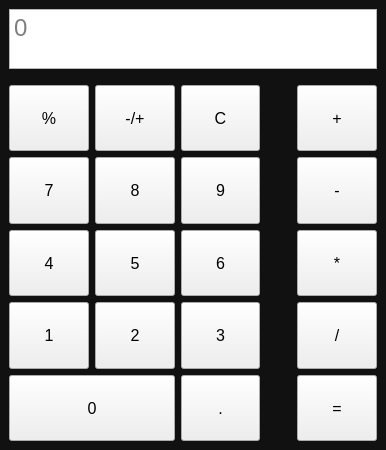
<?xml version="1.0" encoding="UTF-8"?>
<ui version="4.0">
 <class>MainWindow</class>
 <widget class="QMainWindow" name="MainWindow">
  <property name="geometry">
   <rect>
    <x>0</x>
    <y>0</y>
    <width>386</width>
    <height>450</height>
   </rect>
  </property>
  <property name="sizePolicy">
   <sizepolicy hsizetype="Expanding" vsizetype="Expanding">
    <horstretch>0</horstretch>
    <verstretch>0</verstretch>
   </sizepolicy>
  </property>
  <property name="minimumSize">
   <size>
    <width>386</width>
    <height>450</height>
   </size>
  </property>
  <property name="windowTitle">
   <string>MainWindow</string>
  </property>
  <property name="styleSheet">
   <string notr="true">QMainWindow {
	background-color: #111111;
}</string>
  </property>
  <widget class="QWidget" name="centralwidget">
   <property name="sizePolicy">
    <sizepolicy hsizetype="Preferred" vsizetype="Preferred">
     <horstretch>0</horstretch>
     <verstretch>0</verstretch>
    </sizepolicy>
   </property>
   <layout class="QGridLayout" name="gridLayout_2">
    <item row="0" column="0" colspan="3">
     <widget class="QTextEdit" name="calcField">
      <property name="enabled">
       <bool>true</bool>
      </property>
      <property name="maximumSize">
       <size>
        <width>16777215</width>
        <height>60</height>
       </size>
      </property>
      <property name="font">
       <font>
        <pointsize>18</pointsize>
       </font>
      </property>
      <property name="layoutDirection">
       <enum>Qt::RightToLeft</enum>
      </property>
      <property name="autoFillBackground">
       <bool>false</bool>
      </property>
      <property name="styleSheet">
       <string notr="true"/>
      </property>
      <property name="readOnly">
       <bool>true</bool>
      </property>
      <property name="placeholderText">
       <string>0</string>
      </property>
     </widget>
    </item>
    <item row="2" column="1">
     <spacer name="verticalSpacer">
      <property name="orientation">
       <enum>Qt::Vertical</enum>
      </property>
      <property name="sizeType">
       <enum>QSizePolicy::Fixed</enum>
      </property>
      <property name="sizeHint" stdset="0">
       <size>
        <width>25</width>
        <height>40</height>
       </size>
      </property>
     </spacer>
    </item>
    <item row="2" column="2">
     <layout class="QVBoxLayout" name="verticalLayout">
      <property name="sizeConstraint">
       <enum>QLayout::SetMinimumSize</enum>
      </property>
      <item>
       <widget class="QPushButton" name="addBtn">
        <property name="sizePolicy">
         <sizepolicy hsizetype="Expanding" vsizetype="Expanding">
          <horstretch>0</horstretch>
          <verstretch>0</verstretch>
         </sizepolicy>
        </property>
        <property name="font">
         <font>
          <pointsize>12</pointsize>
         </font>
        </property>
        <property name="text">
         <string>+</string>
        </property>
       </widget>
      </item>
      <item>
       <widget class="QPushButton" name="subtractBtn">
        <property name="sizePolicy">
         <sizepolicy hsizetype="Expanding" vsizetype="Expanding">
          <horstretch>0</horstretch>
          <verstretch>0</verstretch>
         </sizepolicy>
        </property>
        <property name="font">
         <font>
          <pointsize>12</pointsize>
         </font>
        </property>
        <property name="text">
         <string>-</string>
        </property>
       </widget>
      </item>
      <item>
       <widget class="QPushButton" name="multiplyBtn">
        <property name="sizePolicy">
         <sizepolicy hsizetype="Expanding" vsizetype="Expanding">
          <horstretch>0</horstretch>
          <verstretch>0</verstretch>
         </sizepolicy>
        </property>
        <property name="font">
         <font>
          <pointsize>12</pointsize>
         </font>
        </property>
        <property name="text">
         <string>*</string>
        </property>
       </widget>
      </item>
      <item>
       <widget class="QPushButton" name="divideBtn">
        <property name="sizePolicy">
         <sizepolicy hsizetype="Expanding" vsizetype="Expanding">
          <horstretch>0</horstretch>
          <verstretch>0</verstretch>
         </sizepolicy>
        </property>
        <property name="font">
         <font>
          <pointsize>12</pointsize>
         </font>
        </property>
        <property name="text">
         <string>/</string>
        </property>
       </widget>
      </item>
      <item>
       <widget class="QPushButton" name="equalsBtn">
        <property name="sizePolicy">
         <sizepolicy hsizetype="Expanding" vsizetype="Expanding">
          <horstretch>0</horstretch>
          <verstretch>0</verstretch>
         </sizepolicy>
        </property>
        <property name="font">
         <font>
          <pointsize>12</pointsize>
         </font>
        </property>
        <property name="text">
         <string>=</string>
        </property>
       </widget>
      </item>
     </layout>
    </item>
    <item row="2" column="0">
     <layout class="QGridLayout" name="numButtons">
      <property name="topMargin">
       <number>0</number>
      </property>
      <item row="1" column="0">
       <widget class="QPushButton" name="sevenBtn">
        <property name="sizePolicy">
         <sizepolicy hsizetype="Expanding" vsizetype="Expanding">
          <horstretch>0</horstretch>
          <verstretch>0</verstretch>
         </sizepolicy>
        </property>
        <property name="maximumSize">
         <size>
          <width>16777215</width>
          <height>16777215</height>
         </size>
        </property>
        <property name="sizeIncrement">
         <size>
          <width>0</width>
          <height>0</height>
         </size>
        </property>
        <property name="baseSize">
         <size>
          <width>0</width>
          <height>0</height>
         </size>
        </property>
        <property name="font">
         <font>
          <pointsize>12</pointsize>
         </font>
        </property>
        <property name="text">
         <string>7</string>
        </property>
        <property name="iconSize">
         <size>
          <width>16</width>
          <height>16</height>
         </size>
        </property>
       </widget>
      </item>
      <item row="2" column="1">
       <widget class="QPushButton" name="fiveBtn">
        <property name="sizePolicy">
         <sizepolicy hsizetype="Expanding" vsizetype="Expanding">
          <horstretch>0</horstretch>
          <verstretch>0</verstretch>
         </sizepolicy>
        </property>
        <property name="font">
         <font>
          <pointsize>12</pointsize>
         </font>
        </property>
        <property name="text">
         <string>5</string>
        </property>
       </widget>
      </item>
      <item row="3" column="1">
       <widget class="QPushButton" name="twoBtn">
        <property name="sizePolicy">
         <sizepolicy hsizetype="Expanding" vsizetype="Expanding">
          <horstretch>0</horstretch>
          <verstretch>0</verstretch>
         </sizepolicy>
        </property>
        <property name="font">
         <font>
          <pointsize>12</pointsize>
         </font>
        </property>
        <property name="text">
         <string>2</string>
        </property>
       </widget>
      </item>
      <item row="0" column="2">
       <widget class="QPushButton" name="clearBtn">
        <property name="sizePolicy">
         <sizepolicy hsizetype="Expanding" vsizetype="Expanding">
          <horstretch>0</horstretch>
          <verstretch>0</verstretch>
         </sizepolicy>
        </property>
        <property name="font">
         <font>
          <pointsize>12</pointsize>
         </font>
        </property>
        <property name="text">
         <string>C</string>
        </property>
       </widget>
      </item>
      <item row="1" column="1">
       <widget class="QPushButton" name="eightBtn">
        <property name="sizePolicy">
         <sizepolicy hsizetype="Expanding" vsizetype="Expanding">
          <horstretch>0</horstretch>
          <verstretch>0</verstretch>
         </sizepolicy>
        </property>
        <property name="font">
         <font>
          <pointsize>12</pointsize>
         </font>
        </property>
        <property name="text">
         <string>8</string>
        </property>
       </widget>
      </item>
      <item row="1" column="2">
       <widget class="QPushButton" name="nineBtn">
        <property name="sizePolicy">
         <sizepolicy hsizetype="Expanding" vsizetype="Expanding">
          <horstretch>0</horstretch>
          <verstretch>0</verstretch>
         </sizepolicy>
        </property>
        <property name="font">
         <font>
          <pointsize>12</pointsize>
         </font>
        </property>
        <property name="text">
         <string>9</string>
        </property>
       </widget>
      </item>
      <item row="3" column="0">
       <widget class="QPushButton" name="oneBtn">
        <property name="sizePolicy">
         <sizepolicy hsizetype="Expanding" vsizetype="Expanding">
          <horstretch>0</horstretch>
          <verstretch>0</verstretch>
         </sizepolicy>
        </property>
        <property name="font">
         <font>
          <pointsize>12</pointsize>
         </font>
        </property>
        <property name="text">
         <string>1</string>
        </property>
       </widget>
      </item>
      <item row="0" column="0">
       <widget class="QPushButton" name="percentBtn">
        <property name="sizePolicy">
         <sizepolicy hsizetype="Expanding" vsizetype="Expanding">
          <horstretch>0</horstretch>
          <verstretch>0</verstretch>
         </sizepolicy>
        </property>
        <property name="font">
         <font>
          <pointsize>12</pointsize>
         </font>
        </property>
        <property name="styleSheet">
         <string notr="true"/>
        </property>
        <property name="text">
         <string>%</string>
        </property>
       </widget>
      </item>
      <item row="2" column="0">
       <widget class="QPushButton" name="fourBtn">
        <property name="sizePolicy">
         <sizepolicy hsizetype="Expanding" vsizetype="Expanding">
          <horstretch>0</horstretch>
          <verstretch>0</verstretch>
         </sizepolicy>
        </property>
        <property name="font">
         <font>
          <pointsize>12</pointsize>
         </font>
        </property>
        <property name="text">
         <string>4</string>
        </property>
       </widget>
      </item>
      <item row="4" column="2">
       <widget class="QPushButton" name="decimalBtn">
        <property name="sizePolicy">
         <sizepolicy hsizetype="Expanding" vsizetype="Expanding">
          <horstretch>0</horstretch>
          <verstretch>0</verstretch>
         </sizepolicy>
        </property>
        <property name="font">
         <font>
          <pointsize>12</pointsize>
         </font>
        </property>
        <property name="text">
         <string>.</string>
        </property>
       </widget>
      </item>
      <item row="4" column="0" colspan="2">
       <widget class="QPushButton" name="zeroBtn">
        <property name="sizePolicy">
         <sizepolicy hsizetype="Expanding" vsizetype="Expanding">
          <horstretch>0</horstretch>
          <verstretch>0</verstretch>
         </sizepolicy>
        </property>
        <property name="font">
         <font>
          <pointsize>12</pointsize>
         </font>
        </property>
        <property name="text">
         <string>0</string>
        </property>
       </widget>
      </item>
      <item row="0" column="1">
       <widget class="QPushButton" name="signedBtn">
        <property name="sizePolicy">
         <sizepolicy hsizetype="Expanding" vsizetype="Expanding">
          <horstretch>0</horstretch>
          <verstretch>0</verstretch>
         </sizepolicy>
        </property>
        <property name="font">
         <font>
          <pointsize>12</pointsize>
         </font>
        </property>
        <property name="text">
         <string>-/+</string>
        </property>
       </widget>
      </item>
      <item row="3" column="2">
       <widget class="QPushButton" name="threeBtn">
        <property name="sizePolicy">
         <sizepolicy hsizetype="Expanding" vsizetype="Expanding">
          <horstretch>0</horstretch>
          <verstretch>0</verstretch>
         </sizepolicy>
        </property>
        <property name="font">
         <font>
          <pointsize>12</pointsize>
         </font>
        </property>
        <property name="text">
         <string>3</string>
        </property>
       </widget>
      </item>
      <item row="2" column="2">
       <widget class="QPushButton" name="sixBtn">
        <property name="sizePolicy">
         <sizepolicy hsizetype="Expanding" vsizetype="Expanding">
          <horstretch>0</horstretch>
          <verstretch>0</verstretch>
         </sizepolicy>
        </property>
        <property name="font">
         <font>
          <pointsize>12</pointsize>
         </font>
        </property>
        <property name="text">
         <string>6</string>
        </property>
       </widget>
      </item>
     </layout>
    </item>
    <item row="1" column="0">
     <spacer name="horizontalSpacer">
      <property name="orientation">
       <enum>Qt::Horizontal</enum>
      </property>
      <property name="sizeHint" stdset="0">
       <size>
        <width>40</width>
        <height>10</height>
       </size>
      </property>
     </spacer>
    </item>
   </layout>
  </widget>
 </widget>
 <resources/>
 <connections/>
</ui>
